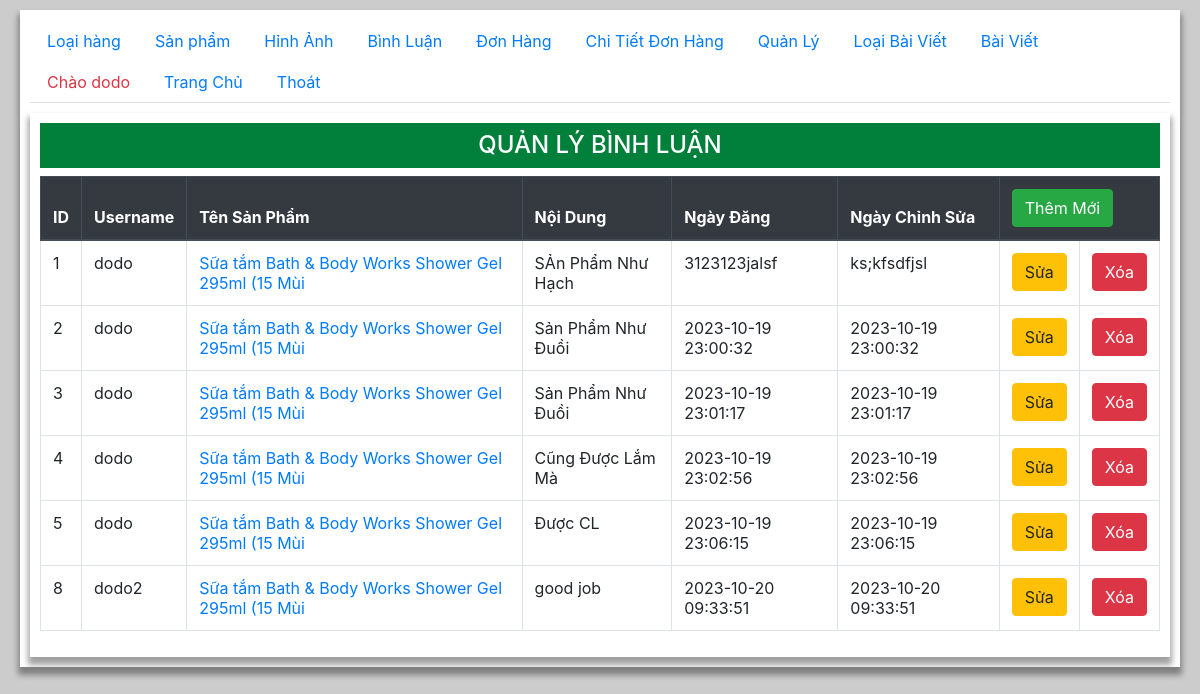
The page /admin/admin.php?page=cmt (signed in) on the database as committed earlier.
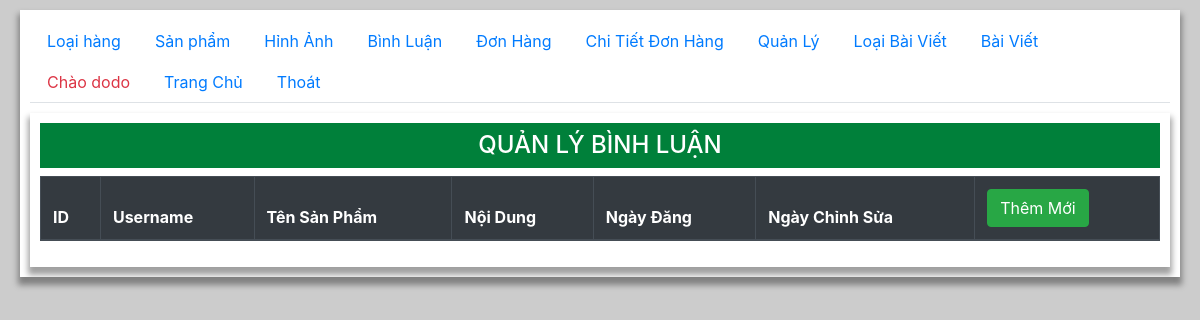
The same page on the database as committed later.
### tables this page shows
CREATE TABLE `cmt` (
  `id` int(11) NOT NULL,
  `content` varchar(255) NOT NULL,
  `id_prod` int(11) NOT NULL,
  `id_user` varchar(20) NOT NULL,
  `create_at` varchar(20) NOT NULL,
  `update_at` varchar(20) NOT NULL
);

CREATE TABLE `product` (
  `id` int(11) NOT NULL,
  `name` varchar(50) NOT NULL,
  `price` int(11) NOT NULL,
  `discount` int(11) DEFAULT NULL,
  `img` varchar(255) NOT NULL,
  `create_at` datetime NOT NULL,
  `update_at` datetime NOT NULL,
  `description` text DEFAULT NULL,
  `view` int(11) NOT NULL,
  `id_cate` int(11) NOT NULL
);

### admin/cmt.php (the view, shortened to what this page needs)
<div class="container">
    <h2 class="py-2 text-center h4 ">QUẢN LÝ BÌNH LUẬN</h2>
    <table class="table table-hover table-bordered">
    <thead  class="thead-dark" >
        <tr>
            <th>ID</th>
            <th>Username</th>
            <th>Tên Sản Phẩm</th>
            <th>Nội Dung</th>
            <th>Ngày Đăng </th>
            <th>Ngày Chỉnh Sửa </th>
            <th colspan="2"><a class="btn btn-success" href="./orders-add.php">Thêm Mới</a></th>
        </tr>
    </thead>
    <tbody>
    <?php
        require '../model/conn.php';
        $stmt = $conn ->prepare("SELECT cmt.id, content, id_prod, id_user, cmt.create_at, cmt.update_at, product.name
        FROM cmt join product on cmt.id_prod = product.id");
        $stmt -> execute();
        while($cmt = $stmt->fetch()){
            echo "<tr>
                <td>$cmt[0]</td>
                <td>$cmt[3]</td>
                <td><a href='../index.php?page=product&id_prod=$cmt[2]'>$cmt[6]</a></td>
                <td>$cmt[1]</td>
                <td>$cmt[4]</td>
                <td>$cmt[5]</td>
                <td style='width:60px'><a href='./orders-add.php?id=$cmt[0]'><button class='btn btn-warning'>Sửa</button></a></td>
                <td style='width:60px'><button class='btn btn-danger' onclick='deleteCT($cmt[0])'>Xóa</button></td>
            </tr>";
        }
    ?>
    </tbody>
</table>
</div>

### admin/admin.php (shortened to what this page needs)
<html>
<link href='https://unpkg.com/boxicons@2.0.9/css/boxicons.min.css' rel='stylesheet'>
   <link rel="stylesheet" href="https://maxcdn.bootstrapcdn.com/bootstrap/4.4.1/css/bootstrap.min.css">
   <link rel="stylesheet" href="./main.css">
</html>
<body>
   <div class="container">
   <?php require_once "admin-menu.php";?>
   <div class="tab-content">
      <div class="tab-pane active" id="">
        <?php
            if(isset($_REQUEST['page'])){
                $page = $_REQUEST['page'];
                include "$page.php";
            }else{
                include 'categories.php';
            }
        ?>
      </div>
   </div>
   </div>
</body>

### admin/admin-menu.php
<ul class="nav nav-tabs">
    <li class="nav-item">
        <a class="nav-link" data-toggle="tab" href="admin.php?page=categories">Loại hàng</a>
    </li>
    <li class="nav-item">
        <a class="nav-link" data-toggle="tab" href="admin.php?page=product">Sản phẩm</a>
    </li>
    <li class="nav-item">
        <a class="nav-link" data-toggle="tab" href="admin.php?page=galery">Hỉnh Ảnh</a>
    </li>
    <li class="nav-item">
        <a class="nav-link" data-toggle="tab" href="admin.php?page=cmt">Bình Luận</a>
    </li>
    <li class="nav-item">
        <a class="nav-link" data-toggle="tab" href="admin.php?page=orders">Đơn Hàng</a>
    </li>
    <li class="nav-item">
        <a class="nav-link" data-toggle="tab" href="admin.php?page=order_details">Chi Tiết Đơn Hàng</a>
    </li>
    <li class="nav-item">
        <a class="nav-link" data-toggle="tab" href="admin.php?page=user">Quản Lý</a>
    </li>
    <li class="nav-item">
        <a class="nav-link" data-toggle="tab" href="admin.php?page=blog_categories">Loại Bài Viết</a>
    </li>
    <li class="nav-item">
        <a class="nav-link" data-toggle="tab" href="admin.php?page=blog">Bài Viết</a>
    </li>
    <li class="nav-item">
        <a class="nav-link text-danger" href="#">Chào <?php echo $_COOKIE['usr']?></a>
    </li>
    <li class="nav-item">
        <a class="nav-link" href="../" target="public">Trang Chủ</a>
    </li>
    <li class="nav-item">
    <a class="nav-link" data-toggle="tab" href="../">Thoát </a>
    </li>
</ul>

### admin/main.css (style rules this page uses)
body { width: 100%; min-height:100vh; background: #ccc; padding-left: 20px; padding-right: 20px; }
.container { margin: auto; margin-top: 10px; width: 100%; padding: 10px; overflow: hidden; background: #fff; box-shadow: 0 6px 6px 2px rgba(0, 0, 0, 0.372) ; }
.container h2 { background: rgb(0, 128, 58); color: #fff; }
@media (min-width: 1200px) { .container, .container-lg, .container-md, .container-sm, .container-xl { max-width: 100%; } }
@media (min-width: 992px) { .container, .container-lg, .container-md, .container-sm { max-width: 100%; } }
@media (min-width: 768px) { .container, .container-md, .container-sm { max-width: 100%; } }
@media (min-width: 576px) { .container, .container-sm { max-width: 100%; } }
button { border: 1px double #333; border-radius: 3px; outline: none; }

Rows that differ between the two databases and show on the page:
removed cmt: id "1", id_user "dodo", id_prod.name "Sữa tắm Bath & Body Works Shower Gel 295ml (15 Mùi", content "SẢn Phẩm Như Hạch", create_at "3123123jalsf", update_at "ks;kfsdfjsl"
removed cmt: id "2", id_user "dodo", id_prod.name "Sữa tắm Bath & Body Works Shower Gel 295ml (15 Mùi", content "Sản Phẩm Như Đuồi", create_at "2023-10-19 23:00:32", update_at "2023-10-19 23:00:32"
removed cmt: id "3", id_user "dodo", id_prod.name "Sữa tắm Bath & Body Works Shower Gel 295ml (15 Mùi", content "Sản Phẩm Như Đuồi", create_at "2023-10-19 23:01:17", update_at "2023-10-19 23:01:17"
removed cmt: id "4", id_user "dodo", id_prod.name "Sữa tắm Bath & Body Works Shower Gel 295ml (15 Mùi", content "Cũng Được Lắm Mà", create_at "2023-10-19 23:02:56", update_at "2023-10-19 23:02:56"
removed cmt: id "5", id_user "dodo", id_prod.name "Sữa tắm Bath & Body Works Shower Gel 295ml (15 Mùi", content "Được CL", create_at "2023-10-19 23:06:15", update_at "2023-10-19 23:06:15"
removed cmt: id "8", id_user "dodo2", id_prod.name "Sữa tắm Bath & Body Works Shower Gel 295ml (15 Mùi", content "good job", create_at "2023-10-20 09:33:51", update_at "2023-10-20 09:33:51"
